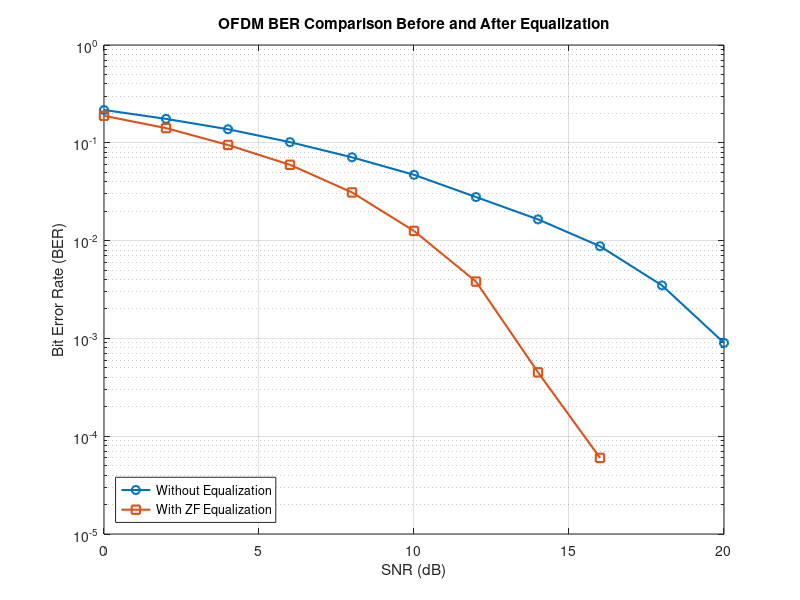

Recreate this plot in MATLAB.
clc;
clear;
close all;

%% Step 8 - Compare BER Before and After Equalization

% SNR range
snrRange = 0:2:20;

%% Step 6 - BER without Equalization

berWithoutEqualization = [
    0.216569
    0.175716
    0.137584
    0.101583
    0.071093
    0.047075
    0.027889
    0.016485
    0.008763
    0.003481
    0.000900
    ];

%% Step 7 - BER with ZF Equalization

berWithEqualization = [
    0.188980
    0.141365
    0.095030
    0.059589
    0.031090
    0.012554
    0.003811
    0.000450
    0.000060
    0.000000
    0.000000
    ];

%% Plot BER Comparison

figure;

semilogy( ...
    snrRange, ...
    berWithoutEqualization, ...
    'o-', ...
    'LineWidth',1.5);

hold on;

semilogy( ...
    snrRange, ...
    berWithEqualization, ...
    's-', ...
    'LineWidth',1.5);

grid on;

xlabel('SNR (dB)');
ylabel('Bit Error Rate (BER)');

title('OFDM BER Comparison Before and After Equalization');

legend( ...
    'Without Equalization', ...
    'With ZF Equalization', ...
    'Location','southwest');

hold off;
